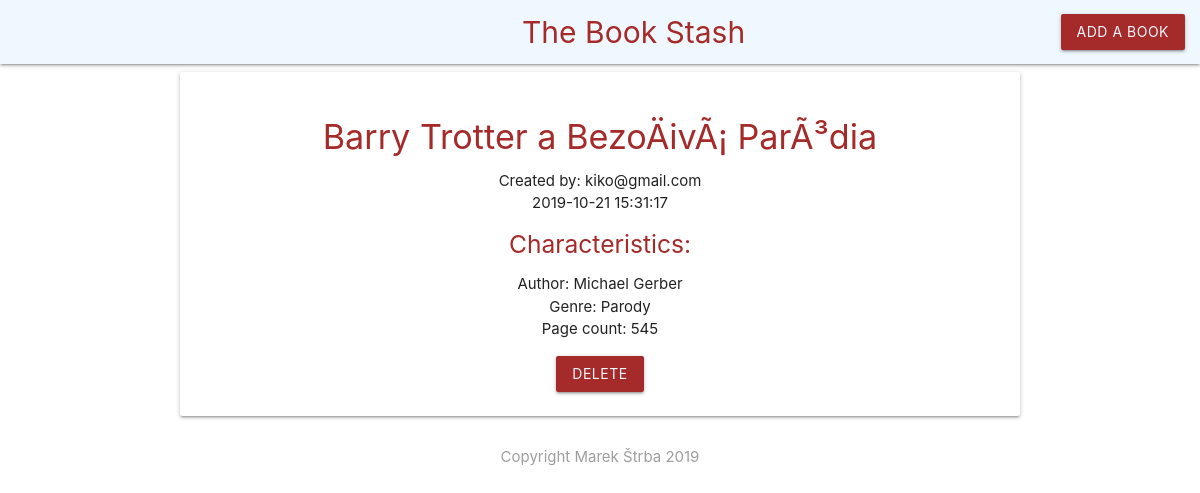
Screenshot of /books/details.php?id=7 with the database file from the repository.
### tables this page shows
CREATE TABLE `books` (
  `id` int(11) NOT NULL,
  `email` varchar(255) NOT NULL,
  `title` varchar(255) NOT NULL,
  `Author` varchar(255) NOT NULL,
  `genre` varchar(255) NOT NULL,
  `pages` varchar(255) NOT NULL,
  `created_at` timestamp NOT NULL DEFAULT current_timestamp()
);

### books/details.php (the view, shortened to what this page needs)
<?php
include('config/db_connect.php');
if(isset($_GET['id'])){
    $id = mysqli_real_escape_string($conn, $_GET['id']);
    $sql = "SELECT * FROM books WHERE id = $id";
    $result = mysqli_query($conn, $sql);
    $book = mysqli_fetch_assoc($result);
}
?>
<!DOCTYPE html>
<html>
<?php include('templates/header.php');?>
<div class="container center">
    <?php if($book){?>
<div class="card">
    <div class="card-content">
        <h4 class="details"><?php echo htmlspecialchars($book['title']);?></h4>
        <p>Created by: <?php echo htmlspecialchars($book['email']);?></p>
        <p><?php echo date($book['created_at']);?></p>
        <h5 class="details">Characteristics:</h5>
        <ul>
            <li><?php echo 'Author: ' . htmlspecialchars($book['Author']);?></li>
            <li><?php echo'Genre: ' . htmlspecialchars($book['genre']);?></li>
            <li><?php echo 'Page count: ' . htmlspecialchars($book['pages']);?></li>
        </ul>
        <form action="details.php" method="POST">
            <input type="submit" name="delete" value="Delete" class="btn delete">
        </form>
    </div>
</div>
    <?php }else{?>
        <h5>No such book exists</h5>
    <?php }?>
</div>
<?php include('templates/footer.php');?>
</html>

### books/templates/header.php (style rules this page uses)
.delete { background-color: brown; color: aliceblue; margin: 10px, 10px; }
.details { color: brown; }

### rows the page displays
books: title "Barry Trotter a BezoÄivÃ¡ ParÃ³dia", email "kiko@gmail.com", created_at "2019-10-21 15:31:17", Author "Michael Gerber", genre "Parody", pages "545"
